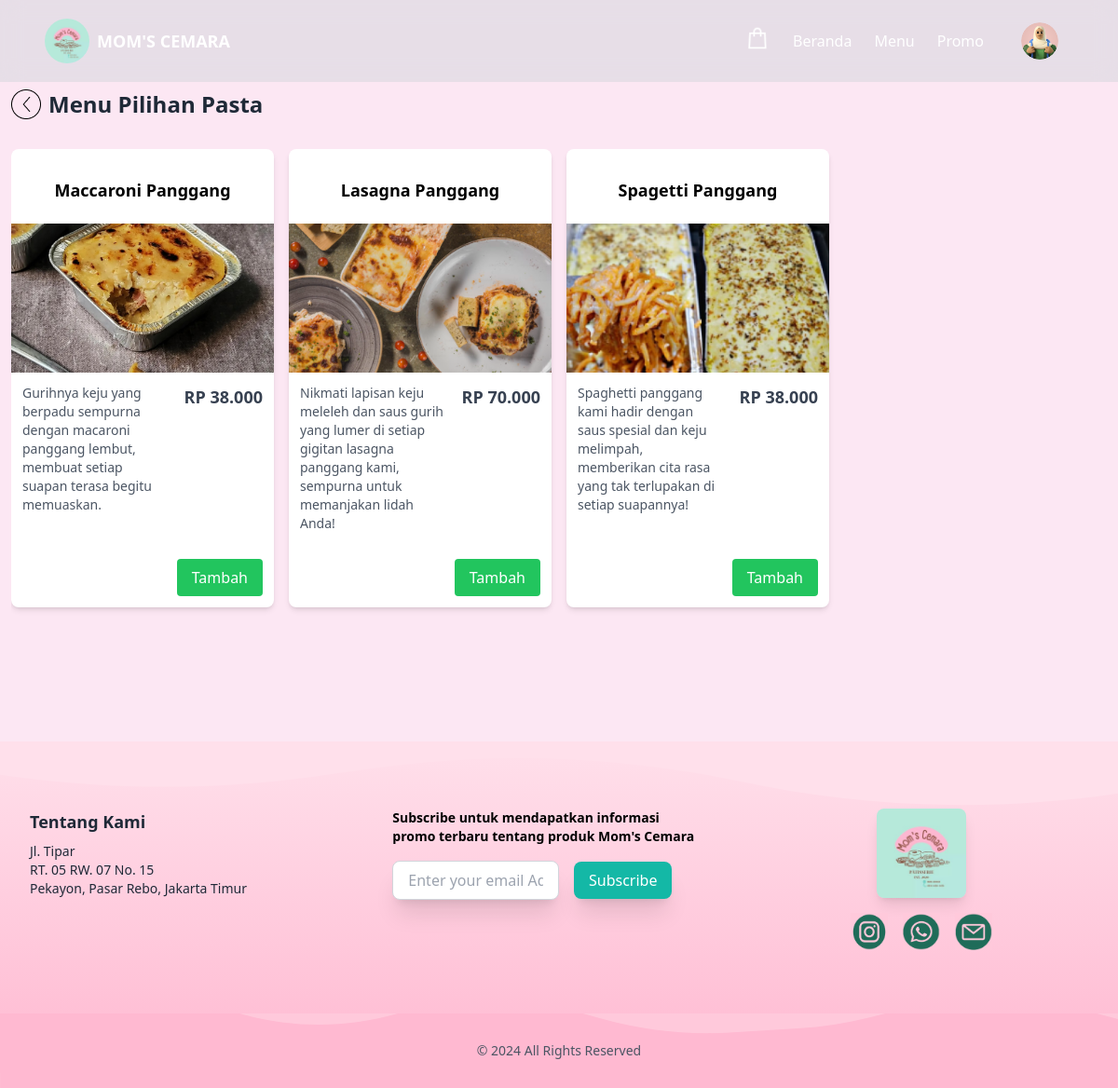
/pasta.php, run on the app's committed database.
### tables this page shows
CREATE TABLE `produk` (
  `id_produk` int(11) NOT NULL,
  `id_kategori` int(11) DEFAULT NULL,
  `nama_produk` varchar(255) NOT NULL,
  `deskripsi` text DEFAULT NULL,
  `harga` decimal(10,2) NOT NULL,
  `stok` int(11) NOT NULL,
  `gambar` varchar(255) DEFAULT NULL
);

### pasta.php (the view, shortened to what this page needs)
<?php
include 'koneksi/koneksi.php';
$query = "SELECT * FROM kategori WHERE nama_kategori = 'Pasta'";
$result = mysqli_query($koneksi, $query);
$kategori = mysqli_fetch_assoc($result);
$query_produk = "SELECT * FROM produk WHERE id_kategori = " .$kategori['id_kategori'];
$produk_result = mysqli_query($koneksi, $query_produk);
?>
<!DOCTYPE html>
<html lang="en">
  <head>
    <script src="https://cdn.tailwindcss.com"></script>
    <link
      rel="stylesheet"
      href="https://cdn.jsdelivr.net/npm/sweetalert2@11/dist/sweetalert2.min.css"
    />
  </head>
  <body class="bg-pink-100 font-sans antialiased">
     <nav
    class="flex items-center justify-between px-4 md:px-8 lg:px-12 py-4 bg-gray-300/50 backdrop-blur-md fixed w-full z-50">
    <div class="flex items-center">
      <img
        src="assets/foto/logo.png"
        alt="logo"
        class="w-8 h-8 md:w-10 md:h-10 lg:w-12 lg:h-12 rounded-full" />
      <span class="ml-2 text-sm md:text-base lg:text-lg font-bold text-white">MOM'S CEMARA</span>
    </div>
    <div
      class="hidden md:flex items-center space-x-4 lg:space-x-6 text-white">
      <a href="keranjang.php"><button>
          <img
            src="assets/foto/Shopping Bag.png"
            alt="Shopping Bag"
            class="w-6 h-6 lg:w-7 lg:h-7" /></button></a>
      <a
        href="index.php"
        class="hover:text-gray-300 text-sm lg:text-base">Beranda</a>
      <a
        href="index.php#menu-section"
        class="hover:text-gray-300 text-sm lg:text-base">
        Menu
      </a>
      <a
        href="index.php#promo-section"
        class="hover:text-gray-300 text-sm lg:text-base">
        Promo
      </a>
      <div class="relative">
        <button
          id="profileMenuButton"
          class="flex items-center px-3 py-1.5 lg:px-4 lg:py-2 rounded-lg hover:bg-white hover:text-gray-800 transition text-sm lg:text-base">
          <img
            src="assets/foto/avatar.png"
            alt="User Avatar"
            class="w-8 h-8 sm:w-9 sm:h-9 md:w-10 md:h-10 rounded-full object-cover" />
        </button>
      </div>
    </div>
  </nav>
    <div class="max-w-7xl mx-auto p-3 pt-24 pb-32">
    <div class="flex flex-row items-center mb-8">
  <a href="index.php">
    <img src="assets/foto/tombol_balik.png" alt="backing" class="mr-2" />
  </a>
  <h1 class="text-2xl font-bold text-gray-800">
    Menu Pilihan Pasta
  </h1>
</div>
      <div class="relative overflow-x-auto">
        <div class="flex flex-nowrap md:mx-auto md:flex-wrap gap-4 pb-4 overflow-x-scroll md:overflow-x-auto scrollbar-hide">
            <?php
            while ($produk = mysqli_fetch_assoc($produk_result)) {
            ?>
            <div class="bg-white rounded-lg shadow-md overflow-hidden min-w-[280px] md:w-[calc(25%-0.75rem)] flex flex-col">
                <h2 class="text-lg font-semibold text-center py-4 mt-2 h-[72px] flex items-center justify-center">
                    <?php echo $produk['nama_produk']; ?>
                </h2>
                <img src="assets/foto_produk/<?php echo $produk['gambar']; ?>" alt="<?php echo $produk['nama_produk']; ?>" class="w-full h-40 object-cover" />
                <div class="p-3 flex flex-col flex-grow">
                    <div class="flex justify-between items-start mb-4">
                        <p class="text-gray-600 text-sm w-2/3 h-auto">
                            <?php echo $produk['deskripsi']; ?>
                        </p>
                        <span class="text-lg font-bold text-gray-700 pl-4 whitespace-nowrap">
                            RP <?php echo number_format($produk['harga'], 0, ',', '.'); ?>
                        </span>
                    </div>
                    <div class="flex justify-end mt-auto">
                    <button class="bg-green-500 text-white px-4 py-2 mt-3 rounded add-to-cart" data-id="<?php echo $produk['id_produk']; ?>">Tambah</button>
                    </div>
                </div>
            </div>
            <?php } ?>
        </div>
    </div>
    </div>
    <div class="wave-bg-3 relative bg-[#FFE0EB]">
      <div class="absolute w-full h-36 top-0"></div>
      <div
        class="max-w-screen-2xl mx-auto grid grid-cols-1 md:grid-cols-3 gap-8 p-8 relative z-10"
      >
        <div class="text-left text-gray-800 py-10">
          <h2 class="text-lg font-semibold mb-2">Tentang Kami</h2>
          <p class="text-sm">
            Jl. Tipar<br />
            RT. 05 RW. 07 No. 15<br />
            Pekayon, Pasar Rebo, Jakarta Timur
          </p>
        </div>
        <div class="text-left py-10">
          <p class="text-sm mb-4 font-bold">
            Subscribe untuk mendapatkan informasi <br />promo terbaru tentang
            produk Mom's Cemara
          </p>
          <div
            class="flex flex-col sm:flex-row gap-2 sm:gap-4 justify-start items-center"
          >
            <input
              type="email"
              placeholder="Enter your email Address"
              class="px-4 py-2 w-2/3 shadow-xl md:w-1/2 rounded-lg border border-gray-300 focus:outline-none focus:ring-2 focus:ring-pink-500"
            />
            <button
              class="px-4 py-2 bg-teal-500 text-white rounded-lg shadow-xl hover:bg-teal-600"
            >
              Subscribe
            </button>
          </div>
        </div>
        <div class="text-center md:text-right p-10">
          <img
            src="assets/foto/logo.png"
            alt="Mom's Cemara Logo"
            class="w-24 h-24 mx-auto rounded-lg shadow-lg md:ml-auto mb-4"
          />
          <div
            class="flex justify-center md:justify-center space-x-4 text-pink-600"
          >
            <a href="#" class="hover:text-pink-800">
              <img
                class="h-10 w-10"
                src="assets/foto/instagram.png"
                alt="instagram"
              />
            </a>
            <a href="#" class="hover:text-pink-800">
              <img class="h-10 w-10" src="assets/foto/whatsapp.png" alt="whatsapp" />
            </a>
            <a href="#" class="hover:text-pink-800">
              <img class="h-10 w-10" src="assets/foto/mail.png" alt="mail" />
            </a>
          </div>
        </div>
      </div>
      <div class="wave-bg-1 relative -mt-1">
        <div
          class="wave-bg-2 absolute w-full h-20 top-0 flex items-center justify-center"
        >
          <span class="text-gray-600 text-sm">© 2024 All Rights Reserved</span>
        </div>
        <div
          class="max-w-screen-xl mx-auto grid grid-cols-1 md:grid-cols-3 gap-8 p-8 relative z-10"
        ></div>
      </div>
    </div>
  </body>
</html>

### pasta.php (style rules this page uses)
.wave-bg-1 { background-size: cover; }
.wave-bg-2 { background-size: cover; }
.wave-bg-3 { background-size: cover; }
.scrollbar-hide { -ms-overflow-style: none; scrollbar-width: none; }

### data on the page
produk: nama_produk "Maccaroni Panggang", gambar (picture), deskripsi "Gurihnya keju yang berpadu sempurna dengan macaroni panggang lembut, membuat setiap suapan terasa begitu memuaskan.", harga "38.000"
produk: nama_produk "Lasagna Panggang", gambar (picture), deskripsi "Nikmati lapisan keju meleleh dan saus gurih yang lumer di setiap gigitan lasagna panggang kami, sempurna untuk memanjakan lidah Anda!", harga "70.000"
produk: nama_produk "Spagetti Panggang", gambar (picture), deskripsi "Spaghetti panggang kami hadir dengan saus spesial dan keju melimpah, memberikan cita rasa yang tak terlupakan di setiap suapannya!", harga "38.000"
